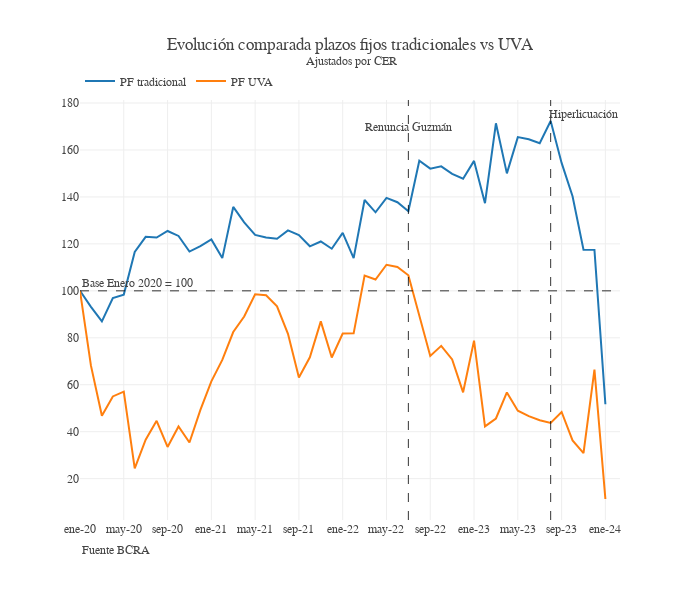

This figure's notebook cell:
### Code cell
fig = go.Figure()
fig.add_trace(go.Scatter(x = df_ajustado_mensual.index, y = df_ajustado_mensual["pf_trad_total"]/df_ajustado_mensual["pf_trad_total"].iloc[0] * 100, name = "PF tradicional"))
fig.add_trace(go.Scatter(x = df_ajustado_mensual.index, y = df_ajustado_mensual["pf_uva_total"]/df_ajustado_mensual["pf_uva_total"].iloc[0] * 100, name = "PF UVA"))

fig.update_layout(template = None, separators = ",.", font_family = "georgia",
                  title_text = "Evolución comparada plazos fijos tradicionales vs UVA<br><sup> Ajustados por CER",
                  height = 600, width = 700, legend_orientation = "h", legend_y = 1.08)
fig.update_yaxes(tickformat = ",")
fig.update_xaxes(nticks = 15)
fig.add_vline(x = "jul-22", line_dash = "dash", line_width=.8)
fig.add_annotation(text="Renuncia Guzmán", x="jul-22",showarrow=False, y =170)
fig.add_vline(x="ago-23", line_dash = "dash", line_width = .8)
fig.add_annotation(text="Hiperlicuación", x="nov-23",showarrow=False, y =175)
fig.add_hline(y=100, line_dash = "dash",line_width = .8, annotation_text = "Base Enero 2020 = 100", annotation_position = "top left")
fig.add_annotation(text="Fuente BCRA", showarrow=False, xref="paper",yref="paper", x=0,y=-.09)

### Figure 1 — Plotly figure (JSON) as saved in the notebook; plotly's stock layout.template omitted (floating-point values rounded to 4 significant figures)
{"data": [{"name": "PF tradicional", "type": "scatter", "x": ["ene-20", "feb-20", "mar-20", "abr-20", "may-20", "jun-20", "jul-20", "ago-20", "sep-20", "oct-20", "nov-20", "dic-20", "ene-21", "feb-21", "mar-21", "abr-21", "may-21", "jun-21", "jul-21", "ago-21", "sep-21", "oct-21", "nov-21", "dic-21", "ene-22", "feb-22", "mar-22", "abr-22", "may-22", "jun-22", "jul-22", "ago-22", "sep-22", "oct-22", "nov-22", "dic-22", "ene-23", "feb-23", "mar-23", "abr-23", "may-23", "jun-23", "jul-23", "ago-23", "sep-23", "oct-23", "nov-23", "dic-23", "ene-24"], "y": [100, 93.2, 86.97, 96.92, 98.39, 116.5, 123.0, 122.7, 125.5, 123.4, 116.7, 119.0, 121.9, 113.9, 135.7, 129.2, 123.8, 122.7, 122.2, 125.7, 123.8, 119.0, 121.0, 117.9, 124.7, 113.9, 138.7, 133.5, 139.6, 137.7, 133.9, 155.4, 152.0, 153.0, 149.8, 147.8, 155.4, 137.3, 171.4, 150.0, 165.5, 164.6, 162.9, 172.3, 154.5, 140.3, 117.5, 117.4, 51.68]}, {"name": "PF UVA", "type": "scatter", "x": ["ene-20", "feb-20", "mar-20", "abr-20", "may-20", "jun-20", "jul-20", "ago-20", "sep-20", "oct-20", "nov-20", "dic-20", "ene-21", "feb-21", "mar-21", "abr-21", "may-21", "jun-21", "jul-21", "ago-21", "sep-21", "oct-21", "nov-21", "dic-21", "ene-22", "feb-22", "mar-22", "abr-22", "may-22", "jun-22", "jul-22", "ago-22", "sep-22", "oct-22", "nov-22", "dic-22", "ene-23", "feb-23", "mar-23", "abr-23", "may-23", "jun-23", "jul-23", "ago-23", "sep-23", "oct-23", "nov-23", "dic-23", "ene-24"], "y": [100, 68.13, 46.8, 55.03, 57.05, 24.36, 36.58, 44.62, 33.5, 42.23, 35.39, 49.28, 61.45, 70.57, 82.45, 89.05, 98.49, 98.13, 93.41, 81.69, 63.11, 71.68, 86.98, 71.61, 81.8, 81.9, 106.5, 104.8, 111.1, 110.1, 106.7, 89.6, 72.28, 76.57, 70.77, 56.77, 78.78, 42.25, 45.62, 56.73, 48.94, 46.63, 44.91, 43.74, 48.4, 36.27, 30.83, 66.44, 11.33]}], "layout": {"annotations": [{"showarrow": false, "text": "Renuncia Guzmán", "x": "jul-22", "y": 170}, {"showarrow": false, "text": "Hiperlicuación", "x": "nov-23", "y": 175}, {"showarrow": false, "text": "Base Enero 2020 = 100", "x": 0, "xanchor": "left", "xref": "x domain", "y": 100, "yanchor": "bottom", "yref": "y"}, {"showarrow": false, "text": "Fuente BCRA", "x": 0, "xref": "paper", "y": -0.09, "yref": "paper"}], "font": {"family": "georgia"}, "height": 600, "legend": {"orientation": "h", "y": 1.08}, "separators": ",.", "shapes": [{"line": {"dash": "dash", "width": 0.8}, "type": "line", "x0": "jul-22", "x1": "jul-22", "xref": "x", "y0": 0, "y1": 1, "yref": "y domain"}, {"line": {"dash": "dash", "width": 0.8}, "type": "line", "x0": "ago-23", "x1": "ago-23", "xref": "x", "y0": 0, "y1": 1, "yref": "y domain"}, {"line": {"dash": "dash", "width": 0.8}, "type": "line", "x0": 0, "x1": 1, "xref": "x domain", "y0": 100, "y1": 100, "yref": "y"}], "title": {"text": "Evolución comparada plazos fijos tradicionales vs UVA<br><sup> Ajustados por CER"}, "width": 700, "xaxis": {"nticks": 15}, "yaxis": {"tickformat": ","}}}
